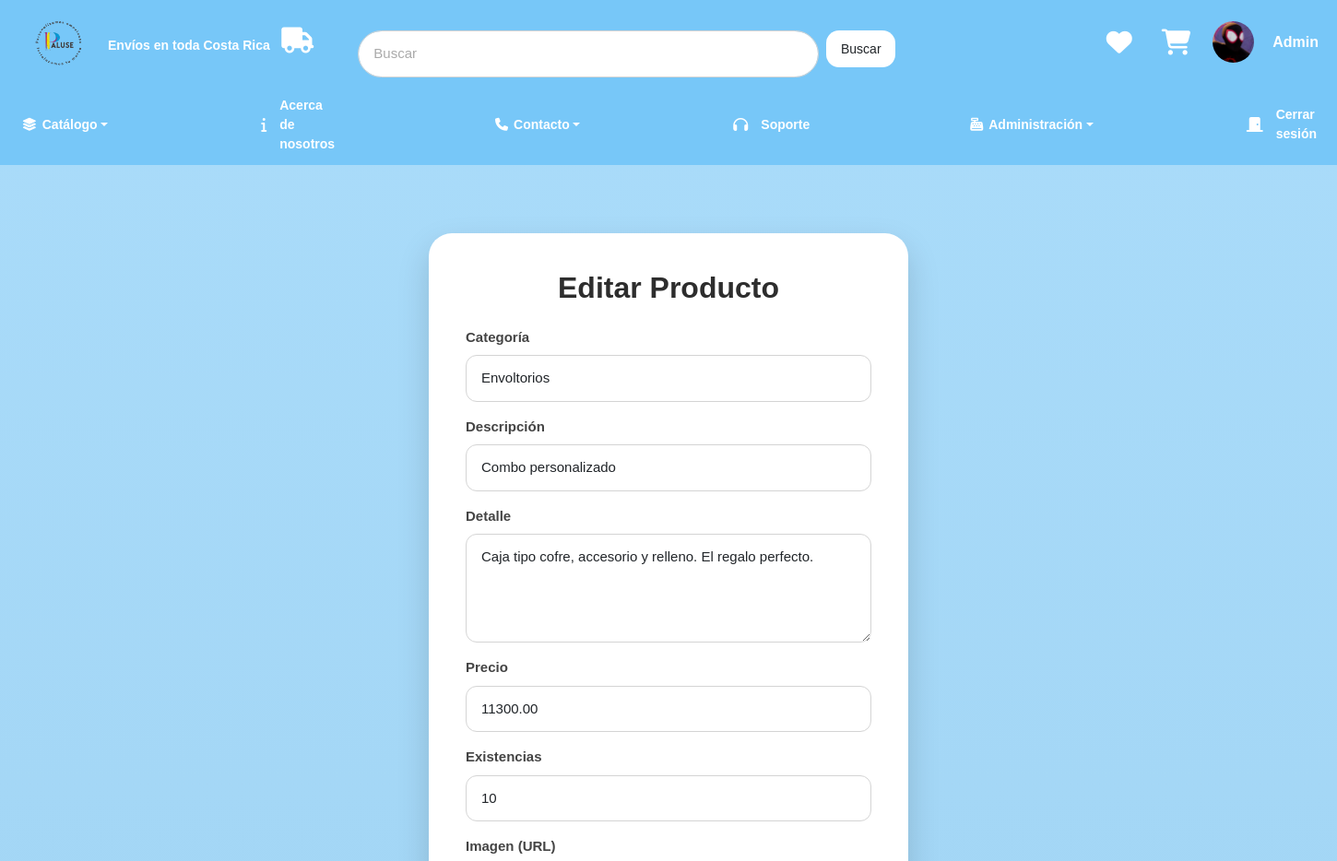
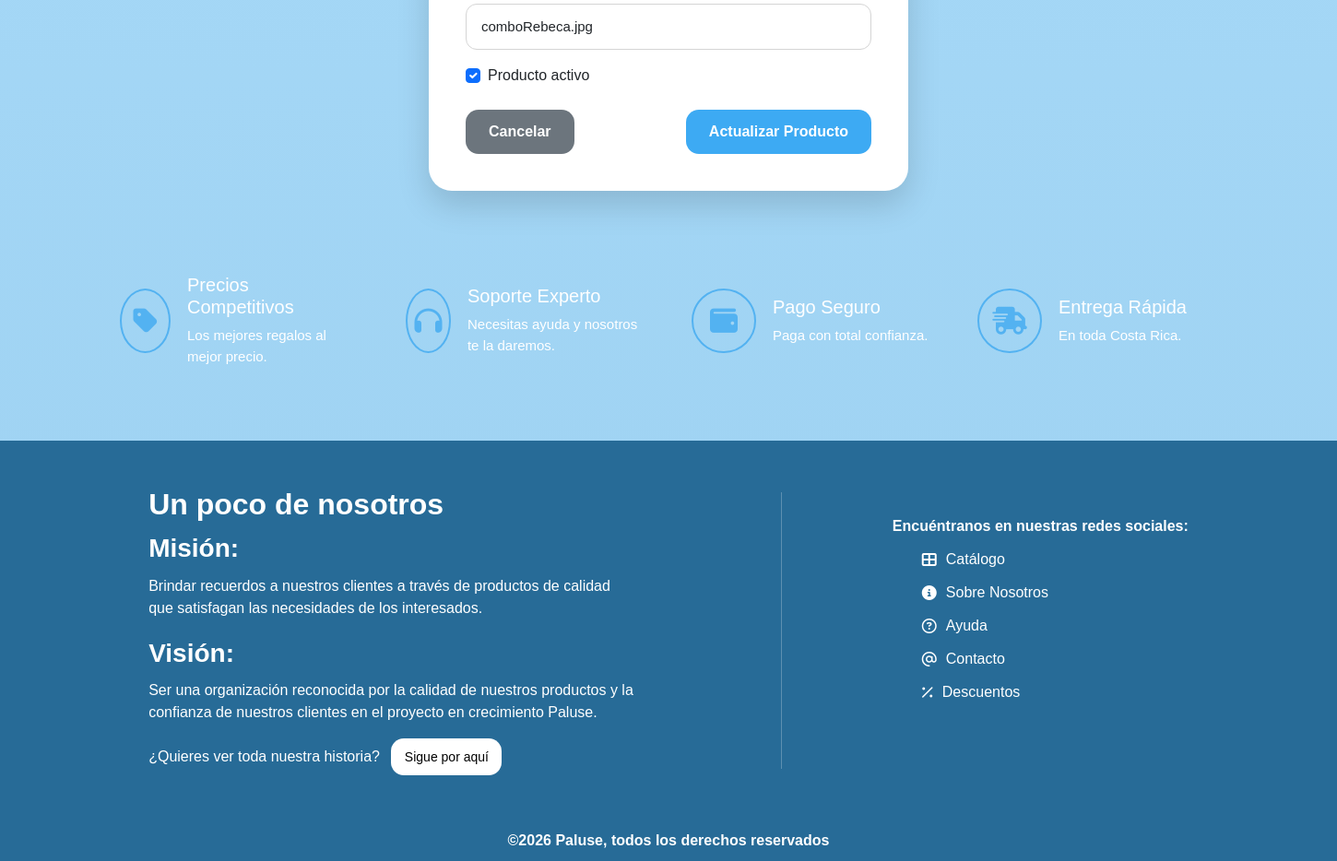
Page /producto/edit/6 (signed in) on the committed database (2 pictures, top to bottom).
### tables this page shows
CREATE TABLE producto (
  id_producto INT NOT NULL AUTO_INCREMENT,
  id_categoria INT NOT NULL,
  descripcion VARCHAR(50) NOT NULL,
  detalle TEXT,
  precio DECIMAL(12,2) CHECK (precio >= 0),
  existencias INT UNSIGNED CHECK (existencias >= 0),
  ruta_imagen VARCHAR(1024),
  activo BOOLEAN,
  fecha_creacion TIMESTAMP DEFAULT CURRENT_TIMESTAMP,
  fecha_modificacion TIMESTAMP DEFAULT CURRENT_TIMESTAMP ON UPDATE CURRENT_TIMESTAMP,
  PRIMARY KEY (id_producto),
  UNIQUE (descripcion),
  INDEX ndx_descripcion (descripcion),
  FOREIGN KEY fk_producto_categoria (id_categoria) REFERENCES categoria(id_categoria)
);

CREATE TABLE categoria (
  id_categoria INT NOT NULL AUTO_INCREMENT,
  descripcion VARCHAR(50) NOT NULL,
  ruta_imagen VARCHAR(1024),
  activo BOOLEAN,
  fecha_creacion TIMESTAMP DEFAULT CURRENT_TIMESTAMP,
  fecha_modificacion TIMESTAMP DEFAULT CURRENT_TIMESTAMP ON UPDATE CURRENT_TIMESTAMP,
  PRIMARY KEY (id_categoria),
  UNIQUE (descripcion),
  INDEX ndx_descripcion (descripcion)
);

### app/controllers/ProductoController.php (called while the page is built, shortened)
<?php
require_once '../app/core/Controller.php';
class ProductoController extends Controller {
    private $productoModel;
    private $categoriaModel;
    public function __construct() {
        $this->productoModel = $this->model('Producto');
        $this->categoriaModel = $this->model('Categoria');
    }
    public function edit($id = null) {
        $producto = $this->productoModel->getById($id);
        $this->view('producto/edit', [
            'producto' => $producto,
            'categorias' => $this->categoriaModel->getAll(),
            'css' => ['UserFormularios.css']
        ]);
    }
}

### app/core/App.php (called while the page is built, shortened)
<?php
class App {
    protected $method = 'index';
    public function __construct() {
        $url = $this->parseUrl();
        if (isset($url[0]) && file_exists('../app/controllers/' . ucfirst($url[0]) . 'Controller.php')) {
            unset($url[0]);
        }
        $this->controller = new $this->controller;
        if (isset($url[1])) {
            if (method_exists($this->controller, $url[1])) {
                $this->method = $url[1];
                unset($url[1]);
            }
        }
        $this->params = $url ? array_values($url) : [];
        call_user_func_array([$this->controller, $this->method], $this->params);
    }
    public function parseUrl() {
        if (isset($_GET['url'])) {
            return explode('/', filter_var(rtrim($_GET['url'], '/'), FILTER_SANITIZE_URL));
        }
        return [];
    }
}

### public/index.php (called while the page is built, shortened)
<?php
require_once '../app/core/App.php';
require_once '../app/core/Controller.php';
$app = new App();

### app/models/Producto.php (called while the page is built, shortened)
<?php
require_once '../app/config/Database.php';
class Producto {
    private $db;
    public function __construct() {
        $this->db = Database::getInstance()->getConnection();
    }
    public function getById($id) {
        $query = "SELECT * FROM producto WHERE id_producto = ?";
        $stmt = $this->db->prepare($query);
        $stmt->bind_param('i', $id);
        $stmt->execute();
        return $stmt->get_result()->fetch_assoc();
    }
}

### app/config/Database.php (called while the page is built, shortened)
<?php
class Database {
    private static $instance = null;
    private $conn;
    private function __construct() {
        try {
            $this->conn = new mysqli(DB_HOST, DB_USER, DB_PASS, DB_NAME);
            $this->conn->set_charset("utf8");
        } catch (mysqli_sql_exception $e) {
            die("Error de conexión a la base de datos. Por favor, verifica que MySQL esté encendido y la base de datos '" . DB_NAME . "' exista. Detalle: " . $e->getMessage());
        }
    }
    public static function getInstance() {
        if (!self::$instance) {
            self::$instance = new Database();
        }
        return self::$instance;
    }
    public function getConnection() {
        return $this->conn;
    }
}

### app/models/Categoria.php (called while the page is built, shortened)
<?php
require_once '../app/config/Database.php';
class Categoria {
    private $db;
    public function __construct() {
        $this->db = Database::getInstance()->getConnection();
    }
    public function getAll() {
        $query = "SELECT * FROM categoria ORDER BY id_categoria DESC";
        $result = $this->db->query($query);
        $categorias = [];
        if($result && $result->num_rows > 0){
        while($row = $result->fetch_assoc()){
            $categorias[] = $row;
        }
        }
        return $categorias;
    }
}

### app/views/producto/edit.php (the view, shortened to what this page needs)
<?php require_once '../app/views/layouts/head.php'; ?>
<?php require_once '../app/views/layouts/header.php'; ?>
<div class="form-wrapper mt-4">
    <div class="glass-card max-w-md mx-auto">
        <h2 class="mb-4">Editar Producto</h2>
        <form action="<?= BASE_URL ?>/producto/edit/<?= $data['producto']['id_producto'] ?>" method="POST">
            <div class="form-group mb-3">
                <label>Categoría</label>
                <select name="id_categoria" class="form-control" required>
                    <?php foreach ($data['categorias'] as $categoria): ?>
                        <option
                            value="<?= $categoria['id_categoria'] ?>"
                            <?= ($data['producto']['id_categoria'] == $categoria['id_categoria']) ? 'selected' : '' ?>>
                            <?= htmlspecialchars($categoria['descripcion']) ?>
                        </option>
                    <?php endforeach; ?>
                </select>
            </div>
            <div class="form-group mb-3">
                <label>Descripción</label>
                <input
                    type="text"
                    name="descripcion"
                    class="form-control"
                    value="<?= htmlspecialchars($data['producto']['descripcion']) ?>"
                    required>
            </div>
            <div class="form-group mb-3">
                <label>Detalle</label>
                <textarea name="detalle" class="form-control" rows="4"><?= htmlspecialchars($data['producto']['detalle']) ?></textarea>
            </div>
            <div class="form-group mb-3">
                <label>Precio</label>
                <input
                    type="number"
                    step="0.01"
                    min="0"
                    name="precio"
                    class="form-control"
                    value="<?= htmlspecialchars($data['producto']['precio']) ?>"
                    required>
            </div>
            <div class="form-group mb-3">
                <label>Existencias</label>
                <input
                    type="number"
                    min="0"
                    name="existencias"
                    class="form-control"
                    value="<?= htmlspecialchars($data['producto']['existencias']) ?>"
                    required>
            </div>
            <div class="form-group mb-3">
                <label>Imagen (URL)</label>
                <input
                    type="text"
                    name="ruta_imagen"
                    class="form-control"
                    value="<?= htmlspecialchars($data['producto']['ruta_imagen']) ?>">
            </div>
            <div class="form-check mb-4">
                <input
                    type="checkbox"
                    class="form-check-input"
                    id="activo"
                    name="activo"
                    <?= !empty($data['producto']['activo']) ? 'checked' : '' ?>>
                <label class="form-check-label" for="activo">Producto activo</label>
            </div>
            <div class="d-flex justify-content-between">
                <a href="<?= BASE_URL ?>/producto/index" class="btn btn-secondary">Cancelar</a>
                <button type="submit" class="btn btn-primary">Actualizar Producto</button>
            </div>
        </form>
    </div>
</div>
<?php require_once '../app/views/layouts/footer.php'; ?>

### public/css/general.css (style rules this page uses)
* { margin:0; padding:0; box-sizing:border-box; }
body { background:linear-gradient(180deg,#aadcfa,#9dd1f1); font-family:Arial, Helvetica, sans-serif; }

### public/css/UserFormularios.css (style rules this page uses)
.form-wrapper { min-height:75vh; display:flex; justify-content:center; align-items:center; padding:50px 20px; }
.glass-card { width:520px; background:white; padding:40px; border-radius:25px; box-shadow:0 15px 35px rgba(0,0,0,.15); animation:showCard .4s ease; }
.glass-card h2 { text-align:center; color:#2d2d2d; font-weight:bold; font-size:32px; margin-bottom:30px; }
.form-group label { display:block; margin-bottom:8px; font-weight:bold; color:#444; font-size:15px; }
.form-control { width:100%; padding:13px 16px; border-radius:12px; border:1px solid #d4d4d4; outline:none; transition:.3s; font-size:15px; }
.form-control::placeholder { color:#aaa; }
.btn-primary { background:#3daaf3; border:none; border-radius:14px; padding:12px 25px; font-weight:bold; transition:.3s; }
.btn-secondary { background:#6c757d; border:none; border-radius:14px; padding:12px 25px; font-weight:bold; transition:.3s; }
.d-flex { margin-top:25px; }

### rows in the picture
producto: id_categoria "Envoltorios", descripcion "Combo personalizado", detalle "Caja tipo cofre, accesorio y relleno. El regalo perfecto.", precio "11300.00", existencias "10", ruta_imagen "comboRebeca.jpg"

### other values in the picture
$_SESSION['nombre'] "Admin"
